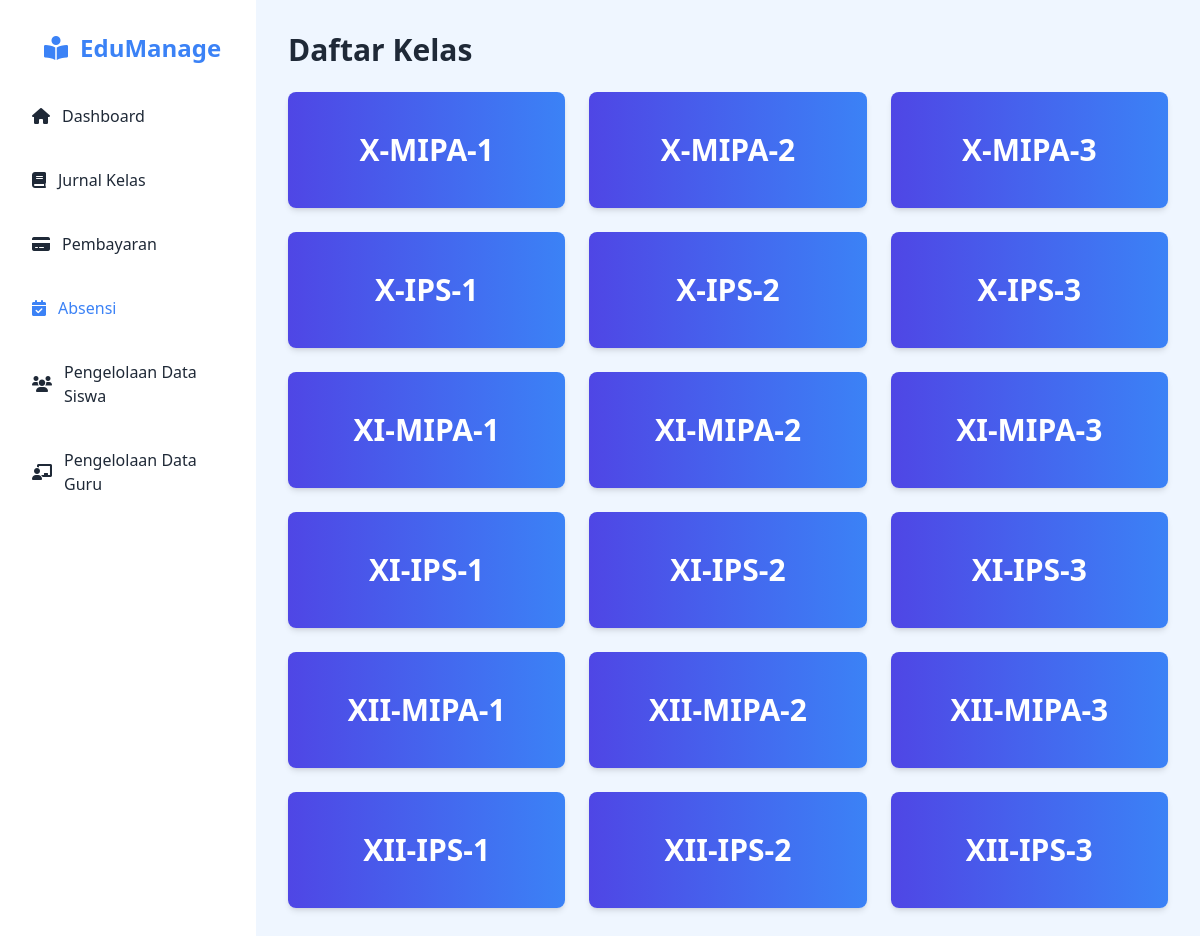
Page /index.php/absensi on the committed database.
### tables this page shows
CREATE TABLE `kelas` (
  `id` int(11) NOT NULL,
  `nama_kelas` varchar(50) NOT NULL,
  `jurusan` enum('MIPA','IPS') NOT NULL,
  `tingkat` enum('X','XI','XII') NOT NULL
);

### application/controllers/Absensi.php (called while the page is built, shortened)
<?php
class Absensi extends CI_Controller {
    public function __construct() {
        $this->load->model('M_absensi');
        $this->load->model('M_jurnal');
    }
    public function index() {
        $data['kelas'] = $this->M_jurnal->get_all_kelas();
        $this->load->view('absensi/V_absensi', $data);
    }
}

### index.php (called while the page is built, shortened)
<?php
require_once BASEPATH.'core/CodeIgniter.php';

### application/models/M_jurnal.php (called while the page is built, shortened)
<?php
class M_jurnal extends CI_Model {
    public function get_all_kelas()
    {
        return $this->db->select('kelas.id, kelas.tingkat, kelas.jurusan, kelas.nama_kelas')
                        ->from('kelas')
                        ->get()
                        ->result();
    }
}

### application/views/absensi/V_absensi.php (the view, shortened to what this page needs)
<!DOCTYPE html>
<html lang="en">
<head>
    <script src="https://cdn.tailwindcss.com"></script>
    <link rel="stylesheet" href="https://cdnjs.cloudflare.com/ajax/libs/font-awesome/6.0.0-beta3/css/all.min.css">
</head>
<body class="bg-blue-50 font-sans">
    <div class="flex" id="app">
        <div class="bg-white text-gray-800 w-64 min-h-screen p-5 space-y-6 transition-all duration-300" id="sidebar">
            <ul class="space-y-4">
                <li><a href="<?= site_url('dashboard'); ?>" class="text-blue-500 flex items-center p-3 rounded-md text-2xl font-bold ml-3"><i class="fas fa-book-reader mr-3"></i>EduManage</a></li>
                <li><a href="<?= site_url('dashboard'); ?>" class="flex items-center hover:bg-gradient-to-r from-blue-500 to-indigo-400 hover:text-white p-3 rounded-md"><i class="fas fa-home mr-3"></i>Dashboard</a></li>
                <li><a href="<?= site_url('jurnal'); ?>" class="flex items-center hover:bg-gradient-to-r from-blue-500 to-indigo-400 hover:text-white p-3 rounded-md"><i class="fas fa-book mr-3"></i>Jurnal Kelas</a></li>
                <li><a href="<?= site_url('pembayaran'); ?>" class="flex items-center hover:bg-gradient-to-r from-blue-500 to-indigo-400 hover:text-white p-3 rounded-md"><i class="fas fa-credit-card mr-3"></i>Pembayaran</a></li>
                <li><a href="<?= site_url('absensi'); ?>" class="text-blue-500 flex items-center hover:bg-gradient-to-r from-blue-500 to-indigo-400 hover:text-white p-3 rounded-md"><i class="fas fa-calendar-check mr-3"></i>Absensi</a></li>
                <li><a href="<?= site_url('siswa'); ?>" class="flex items-center hover:bg-gradient-to-r from-blue-500 to-indigo-400 hover:text-white p-3 rounded-md"><i class="fas fa-users mr-3"></i>Pengelolaan Data Siswa</a></li>
                <li><a href="<?= site_url('admin'); ?>" class="flex items-center hover:bg-gradient-to-r from-blue-500 to-indigo-400 hover:text-white p-3 rounded-md"><i class="fas fa-chalkboard-teacher mr-3"></i>Pengelolaan Data Guru</a></li>
            </ul>
        </div>
        <div class="flex-1 p-8 space-y-6 transition-all duration-300" id="content">
            <div class="">
                <h1 class="text-3xl font-bold text-gray-800">Daftar Kelas</h1>
            </div>
            <div class="grid grid-cols-1 md:grid-cols-3 gap-6">
                <?php foreach ($kelas as $k): ?>
                <a href="<?= site_url('absensi/tanggal/' . $k->id); ?>"
                class="bg-gradient-to-r from-indigo-600 to-blue-500 shadow-md rounded-lg p-10 text-center text-white transform transition-transform duration-300 hover:scale-105 cursor-pointer">
                    <div class="text-3xl font-bold">
                        <?= $k->tingkat . '-' . $k->jurusan . '-' . $k->nama_kelas; ?>
                    </div>
                </a>
                <?php endforeach; ?>
            </div>
        </div>
    </div>
</body>
</html>

### rows in the picture
kelas: tingkat "X", jurusan "MIPA", nama_kelas "1"
kelas: tingkat "X", jurusan "MIPA", nama_kelas "2"
kelas: tingkat "X", jurusan "MIPA", nama_kelas "3"
kelas: tingkat "X", jurusan "IPS", nama_kelas "1"
kelas: tingkat "X", jurusan "IPS", nama_kelas "2"
kelas: tingkat "X", jurusan "IPS", nama_kelas "3"
kelas: tingkat "XI", jurusan "MIPA", nama_kelas "1"
kelas: tingkat "XI", jurusan "MIPA", nama_kelas "2"
kelas: tingkat "XI", jurusan "MIPA", nama_kelas "3"
kelas: tingkat "XI", jurusan "IPS", nama_kelas "1"
kelas: tingkat "XI", jurusan "IPS", nama_kelas "2"
kelas: tingkat "XI", jurusan "IPS", nama_kelas "3"
kelas: tingkat "XII", jurusan "MIPA", nama_kelas "1"
kelas: tingkat "XII", jurusan "MIPA", nama_kelas "2"
kelas: tingkat "XII", jurusan "MIPA", nama_kelas "3"
kelas: tingkat "XII", jurusan "IPS", nama_kelas "1"
kelas: tingkat "XII", jurusan "IPS", nama_kelas "2"
kelas: tingkat "XII", jurusan "IPS", nama_kelas "3"
